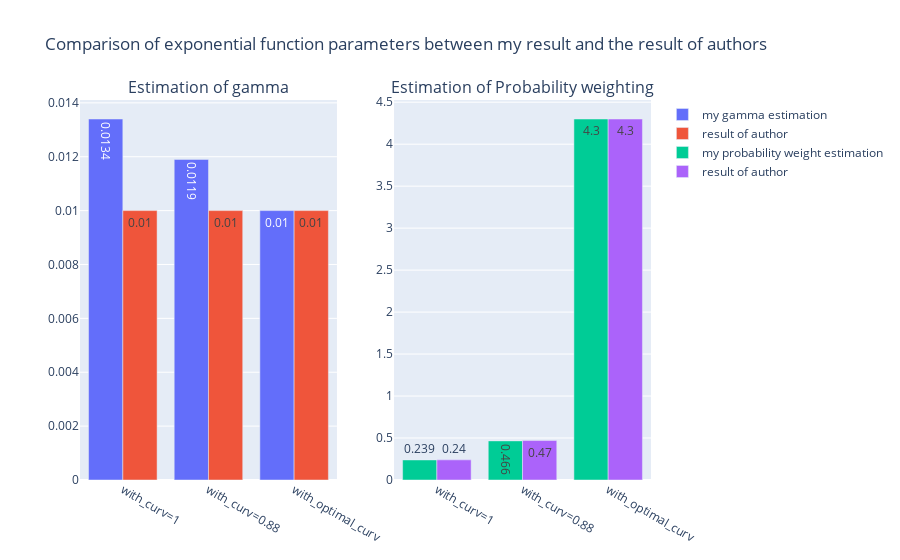

Write notebook code for a chart like this one.
### Code cell
func=['with_curv=1', 'with_curv=0.88', 'with_optimal_curv']
fig = make_subplots(rows = 1, cols= 2, shared_yaxes=False,
                    subplot_titles=('Estimation of gamma', 'Estimation of Probability weighting'))

def plot_func(type1,type2,type3):
    fig = make_subplots(rows = 1, cols= 2, shared_yaxes=False,
                    subplot_titles=('Estimation of gamma', 'Estimation of Probability weighting'))
    trace1 = go.Bar(
        x=func,
        y=t6.filter(regex= f'{type1}').iloc[0,:],
        name='my gamma estimation',
        textposition='auto',
        text=t6.filter(regex= f'{type1}').iloc[0,:]
    )

    trace2 = go.Bar(
        x=func,
        y=t6.filter(regex= f'{type2}').iloc[0,:],
        name='result of author',
        textposition='auto',
        text=t6.filter(regex= f'{type2}').iloc[0,:]
    )

    trace3 = go.Bar(
        x=func,
        y=t6.filter(regex= f'{type2}').iloc[3,:],
        name='result of author',
        textposition='auto',
        text=t6.filter(regex= f'{type2}').iloc[3,:]
    )

    trace4 = go.Bar(
        x=func,
        y=t6.filter(regex= f'{type1}').iloc[3,:],
        name='my probability weight estimation',
        textposition='auto',
        text=t6.filter(regex= f'{type1}').iloc[3,:]
    )
    fig.append_trace(trace1,1,1)
    fig.append_trace(trace2,1,1)
    fig.append_trace(trace4,1,2)
    fig.append_trace(trace3,1,2)
    fig.update_layout(barmode='group',
    title="Comparison of"+" " +f'{type3}' +" "+ 'function parameters between my result and the result of authors')
    return fig.show()

plot_func("e_est","e_aut","exponential")

### Figure 1 — Plotly figure (JSON) as saved in the notebook; plotly's stock layout.template omitted (floating-point values rounded to 4 significant figures)
{"data": [{"name": "my gamma estimation", "text": ["0.0134", "0.0119", 0.01], "textposition": "auto", "type": "bar", "x": ["with_curv=1", "with_curv=0.88", "with_optimal_curv"], "xaxis": "x", "y": ["0.0134", "0.0119", 0.01], "yaxis": "y"}, {"name": "result of author", "text": [0.01, 0.01, 0.01], "textposition": "auto", "type": "bar", "x": ["with_curv=1", "with_curv=0.88", "with_optimal_curv"], "xaxis": "x", "y": [0.01, 0.01, 0.01], "yaxis": "y"}, {"name": "my probability weight estimation", "text": ["0.239", "0.466", 4.3], "textposition": "auto", "type": "bar", "x": ["with_curv=1", "with_curv=0.88", "with_optimal_curv"], "xaxis": "x2", "y": ["0.239", "0.466", 4.3], "yaxis": "y2"}, {"name": "result of author", "text": [0.24, 0.47, 4.3], "textposition": "auto", "type": "bar", "x": ["with_curv=1", "with_curv=0.88", "with_optimal_curv"], "xaxis": "x2", "y": [0.24, 0.47, 4.3], "yaxis": "y2"}], "layout": {"annotations": [{"font": {"size": 16}, "showarrow": false, "text": "Estimation of gamma", "x": 0.225, "xanchor": "center", "xref": "paper", "y": 1, "yanchor": "bottom", "yref": "paper"}, {"font": {"size": 16}, "showarrow": false, "text": "Estimation of Probability weighting", "x": 0.775, "xanchor": "center", "xref": "paper", "y": 1, "yanchor": "bottom", "yref": "paper"}], "barmode": "group", "title": {"text": "Comparison of exponential function parameters between my result and the result of authors"}, "xaxis": {"anchor": "y", "domain": [0, 0.45]}, "xaxis2": {"anchor": "y2", "domain": [0.55, 1]}, "yaxis": {"anchor": "x", "domain": [0, 1]}, "yaxis2": {"anchor": "x2", "domain": [0, 1]}}}
